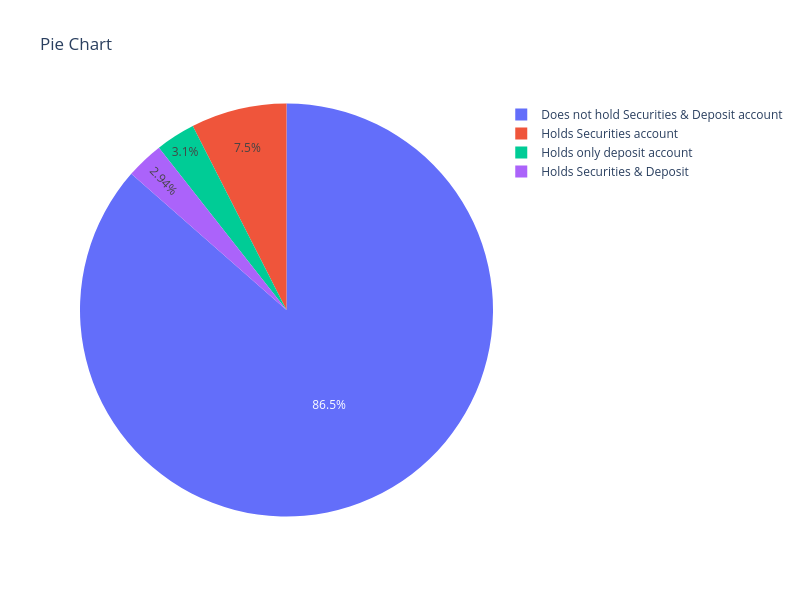

This figure's notebook cell:
### Code cell
fig=px.pie(data, values=data["Account_holder_category"].value_counts().values,  # Counts of each category
    names=data["Account_holder_category"].value_counts().index, title="Pie Chart", width=800, height=600)
fig.show()

### Figure 1 — Plotly figure (JSON) as saved in the notebook; plotly's stock layout.template omitted (floating-point values rounded to 4 significant figures)
{"data": [{"domain": {"x": [0, 1], "y": [0, 1]}, "hovertemplate": "label=%{label}<br>value=%{value}<extra></extra>", "labels": ["Does not hold Securities & Deposit account", "Holds Securities account", "Holds only deposit account", "Holds Securities & Deposit"], "legendgroup": "", "name": "", "showlegend": true, "type": "pie", "values": [4323, 375, 155, 147]}], "layout": {"height": 600, "legend": {"tracegroupgap": 0}, "title": {"text": "Pie Chart"}, "width": 800}}
